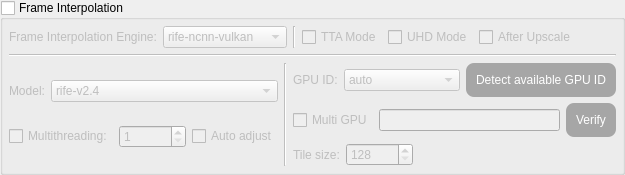
          <widget class="QGroupBox" name="groupBox_FrameInterpolation">
           <property name="sizePolicy">
            <sizepolicy hsizetype="Fixed" vsizetype="Fixed">
             <horstretch>0</horstretch>
             <verstretch>0</verstretch>
            </sizepolicy>
           </property>
           <property name="title">
            <string>Frame Interpolation</string>
           </property>
           <property name="checkable">
            <bool>true</bool>
           </property>
           <property name="checked">
            <bool>false</bool>
           </property>
           <layout class="QGridLayout" name="gridLayout_64">
            <property name="leftMargin">
             <number>6</number>
            </property>
            <property name="topMargin">
             <number>6</number>
            </property>
            <property name="rightMargin">
             <number>6</number>
            </property>
            <property name="bottomMargin">
             <number>6</number>
            </property>
            <property name="spacing">
             <number>0</number>
            </property>
            <item row="0" column="0">
             <widget class="QFrame" name="frame_FrameInterpolation">
              <property name="enabled">
               <bool>false</bool>
              </property>
              <property name="minimumSize">
               <size>
                <width>0</width>
                <height>0</height>
               </size>
              </property>
              <property name="frameShape">
               <enum>QFrame::NoFrame</enum>
              </property>
              <property name="frameShadow">
               <enum>QFrame::Raised</enum>
              </property>
              <property name="lineWidth">
               <number>0</number>
              </property>
              <layout class="QGridLayout" name="gridLayout_68">
               <property name="leftMargin">
                <number>0</number>
               </property>
               <property name="topMargin">
                <number>0</number>
               </property>
               <property name="rightMargin">
                <number>0</number>
               </property>
               <property name="bottomMargin">
                <number>0</number>
               </property>
               <item row="0" column="0" colspan="3">
                <widget class="QFrame" name="frame_15">
                 <property name="sizePolicy">
                  <sizepolicy hsizetype="Preferred" vsizetype="Fixed">
                   <horstretch>0</horstretch>
                   <verstretch>0</verstretch>
                  </sizepolicy>
                 </property>
                 <property name="frameShape">
                  <enum>QFrame::NoFrame</enum>
                 </property>
                 <property name="frameShadow">
                  <enum>QFrame::Raised</enum>
                 </property>
                 <layout class="QGridLayout" name="gridLayout_67">
                  <property name="leftMargin">
                   <number>0</number>
                  </property>
                  <property name="topMargin">
                   <number>0</number>
                  </property>
                  <property name="rightMargin">
                   <number>0</number>
                  </property>
                  <property name="bottomMargin">
                   <number>0</number>
                  </property>
                  <item row="0" column="6">
                   <widget class="QCheckBox" name="checkBox_UHD_VFI">
                    <property name="sizePolicy">
                     <sizepolicy hsizetype="Preferred" vsizetype="Fixed">
                      <horstretch>0</horstretch>
                      <verstretch>0</verstretch>
                     </sizepolicy>
                    </property>
                    <property name="toolTip">
                     <string>You should enable this option when processing Ultra High Definition videos.

The software will automatically enable UHD Mode when it detects input with
resolution higher than 3840×2160.

Only works when using [rife-ncnn-vulkan] engine.</string>
                    </property>
                    <property name="text">
                     <string>UHD Mode</string>
                    </property>
                   </widget>
                  </item>
                  <item row="0" column="8">
                   <spacer name="horizontalSpacer_12">
                    <property name="orientation">
                     <enum>Qt::Horizontal</enum>
                    </property>
                    <property name="sizeHint" stdset="0">
                     <size>
                      <width>40</width>
                      <height>20</height>
                     </size>
                    </property>
                   </spacer>
                  </item>
                  <item row="0" column="4">
                   <widget class="Line" name="line_28">
                    <property name="orientation">
                     <enum>Qt::Vertical</enum>
                    </property>
                   </widget>
                  </item>
                  <item row="0" column="3">
                   <widget class="QFrame" name="frame_14">
                    <property name="sizePolicy">
                     <sizepolicy hsizetype="Fixed" vsizetype="Fixed">
                      <horstretch>0</horstretch>
                      <verstretch>0</verstretch>
                     </sizepolicy>
                    </property>
                    <property name="frameShape">
                     <enum>QFrame::NoFrame</enum>
                    </property>
                    <property name="frameShadow">
                     <enum>QFrame::Raised</enum>
                    </property>
                    <layout class="QGridLayout" name="gridLayout_65">
                     <property name="leftMargin">
                      <number>0</number>
                     </property>
                     <property name="topMargin">
                      <number>0</number>
                     </property>
                     <property name="rightMargin">
                      <number>0</number>
                     </property>
                     <property name="bottomMargin">
                      <number>0</number>
                     </property>
                     <item row="0" column="0">
                      <widget class="QLabel" name="label_37">
                       <property name="sizePolicy">
                        <sizepolicy hsizetype="Fixed" vsizetype="Fixed">
                         <horstretch>0</horstretch>
                         <verstretch>0</verstretch>
                        </sizepolicy>
                       </property>
                       <property name="text">
                        <string>Frame Interpolation Engine:</string>
                       </property>
                      </widget>
                     </item>
                     <item row="0" column="1">
                      <widget class="QComboBox" name="comboBox_Engine_VFI">
                       <property name="sizePolicy">
                        <sizepolicy hsizetype="Fixed" vsizetype="Fixed">
                         <horstretch>0</horstretch>
                         <verstretch>0</verstretch>
                        </sizepolicy>
                       </property>
                       <property name="toolTip">
                        <string>RIFE-NCNN-Vulkan [Speed:★★★ Image quality:★★☆] [2D Anime]&amp;[3D Real-life]
CAIN-NCNN-Vulkan [Speed:★★★ Image quality:★★☆] [2D Anime]&amp;[3D Real-life]
DAIN-NCNN-Vulkan [Speed:☆     Image quality:★★★] [2D Anime]&amp;[3D Real-life]</string>
                       </property>
                       <item>
                        <property name="text">
                         <string notr="true">rife-ncnn-vulkan</string>
                        </property>
                       </item>
                       <item>
                        <property name="text">
                         <string notr="true">cain-ncnn-vulkan</string>
                        </property>
                       </item>
                       <item>
                        <property name="text">
                         <string notr="true">dain-ncnn-vulkan</string>
                        </property>
                       </item>
                      </widget>
                     </item>
                    </layout>
                   </widget>
                  </item>
                  <item row="0" column="5">
                   <widget class="QCheckBox" name="checkBox_TTA_VFI">
                    <property name="sizePolicy">
                     <sizepolicy hsizetype="Preferred" vsizetype="Fixed">
                      <horstretch>0</horstretch>
                      <verstretch>0</verstretch>
                     </sizepolicy>
                    </property>
                    <property name="toolTip">
                     <string>TTA(Test-Time Augmentation):
The processing time is eight times longer than when unchecked, 
and the peak signal-to-noise ratio (PSNR) is increased by 0.15, 
but the effect may not be obvious. It is not recommended to enable it.

Only works when using [rife-ncnn-vulkan] engine.</string>
                    </property>
                    <property name="text">
                     <string>TTA Mode</string>
                    </property>
                   </widget>
                  </item>
                  <item row="0" column="7">
                   <widget class="QCheckBox" name="checkBox_VfiAfterScale_VFI">
                    <property name="toolTip">
                     <string>Interpolate frames after upscaled.

By default the frames will be interpolated before upscaled,
because PC with low vram will encounter difficulties when
interpolate high res frames.</string>
                    </property>
                    <property name="text">
                     <string>After Upscale</string>
                    </property>
                   </widget>
                  </item>
                 </layout>
                </widget>
               </item>
               <item row="1" column="0" colspan="3">
                <widget class="Line" name="line_27">
                 <property name="orientation">
                  <enum>Qt::Horizontal</enum>
                 </property>
                </widget>
               </item>
               <item row="2" column="1" rowspan="3">
                <widget class="Line" name="line_29">
                 <property name="orientation">
                  <enum>Qt::Vertical</enum>
                 </property>
                </widget>
               </item>
               <item row="2" column="2">
                <layout class="QHBoxLayout" name="horizontalLayout_4">
                 <item>
                  <widget class="QLabel" name="label_30">
                   <property name="sizePolicy">
                    <sizepolicy hsizetype="Fixed" vsizetype="Preferred">
                     <horstretch>0</horstretch>
                     <verstretch>0</verstretch>
                    </sizepolicy>
                   </property>
                   <property name="text">
                    <string>GPU ID:</string>
                   </property>
                  </widget>
                 </item>
                 <item>
                  <widget class="QComboBox" name="comboBox_GPUID_VFI">
                   <property name="toolTip">
                    <string>&quot;-1&quot; is CPU, others are GPUs</string>
                   </property>
                   <item>
                    <property name="text">
                     <string notr="true">auto</string>
                    </property>
                   </item>
                  </widget>
                 </item>
                 <item>
                  <widget class="QPushButton" name="pushButton_DetectGPU_VFI">
                   <property name="sizePolicy">
                    <sizepolicy hsizetype="Fixed" vsizetype="Fixed">
                     <horstretch>0</horstretch>
                     <verstretch>0</verstretch>
                    </sizepolicy>
                   </property>
                   <property name="styleSheet">
                    <string notr="true">QPushButton{
background-color: rgb(52, 152, 219);
color: rgb(255, 255, 255);
border-style:outset;
border-radius:8px;
padding:10px;
}
QPushButton:hover{
background-color: rgb(60, 177, 255);
color: rgb(255, 255, 255);
border-style:outset;
border-radius:8px;
padding:10px;
}
QPushButton:pressed{
background-color: rgb(45, 134, 193);
color: rgb(255, 255, 255);
border-style:outset;
border-radius:8px;
padding:10px;
}
QPushButton:disabled{
background-color: rgb(166, 166, 166);
color: rgb(255, 255, 255);
border-style:outset;
border-radius:8px;
padding:10px;
}</string>
                   </property>
                   <property name="text">
                    <string>Detect available GPU ID</string>
                   </property>
                  </widget>
                 </item>
                </layout>
               </item>
               <item row="3" column="2">
                <layout class="QHBoxLayout" name="horizontalLayout_6">
                 <item>
                  <widget class="QCheckBox" name="checkBox_MultiGPU_VFI">
                   <property name="sizePolicy">
                    <sizepolicy hsizetype="Fixed" vsizetype="Preferred">
                     <horstretch>0</horstretch>
                     <verstretch>0</verstretch>
                    </sizepolicy>
                   </property>
                   <property name="text">
                    <string>Multi GPU</string>
                   </property>
                  </widget>
                 </item>
                 <item>
                  <widget class="QLineEdit" name="lineEdit_MultiGPU_IDs_VFI">
                   <property name="sizePolicy">
                    <sizepolicy hsizetype="Preferred" vsizetype="Fixed">
                     <horstretch>0</horstretch>
                     <verstretch>0</verstretch>
                    </sizepolicy>
                   </property>
                   <property name="toolTip">
                    <string>Format: GPU ID,GPU ID

Example: 0,1

You must follow the format,otherwise the software may crash.</string>
                   </property>
                  </widget>
                 </item>
                 <item>
                  <widget class="QPushButton" name="pushButton_Verify_MultiGPU_VFI">
                   <property name="sizePolicy">
                    <sizepolicy hsizetype="Fixed" vsizetype="Fixed">
                     <horstretch>0</horstretch>
                     <verstretch>0</verstretch>
                    </sizepolicy>
                   </property>
                   <property name="toolTip">
                    <string>Verify your Multi GPU configuration.</string>
                   </property>
                   <property name="styleSheet">
                    <string notr="true">QPushButton{
background-color: rgb(178, 58, 238);
color: rgb(255, 255, 255);
border-style:outset;
border-radius:8px;
padding:10px;
}
QPushButton:hover{
background-color: rgb(191, 62, 255);
color: rgb(255, 255, 255);
border-style:outset;
border-radius:8px;
padding:10px;
}
QPushButton:pressed{
background-color: rgb(154, 50, 205);
color: rgb(255, 255, 255);
border-style:outset;
border-radius:8px;
padding:10px;
}
QPushButton:disabled{
background-color: rgb(166, 166, 166);
color: rgb(255, 255, 255);
border-style:outset;
border-radius:8px;
padding:10px;
}</string>
                   </property>
                   <property name="text">
                    <string>Verify</string>
                   </property>
                  </widget>
                 </item>
                </layout>
               </item>
               <item row="4" column="2">
                <layout class="QHBoxLayout" name="horizontalLayout_49">
                 <item>
                  <widget class="QLabel" name="label_19">
                   <property name="sizePolicy">
                    <sizepolicy hsizetype="Fixed" vsizetype="Preferred">
                     <horstretch>0</horstretch>
                     <verstretch>0</verstretch>
                    </sizepolicy>
                   </property>
                   <property name="toolTip">
                    <string>This value will affects GPU memory usage.
Only works when using [dain-ncnn-vulkan] engine.</string>
                   </property>
                   <property name="text">
                    <string>Tile size:</string>
                   </property>
                  </widget>
                 </item>
                 <item>
                  <widget class="QSpinBox" name="spinBox_TileSize_VFI">
                   <property name="focusPolicy">
                    <enum>Qt::NoFocus</enum>
                   </property>
                   <property name="toolTip">
                    <string>This value will affects GPU memory usage.
Only works when using [dain-ncnn-vulkan] engine.</string>
                   </property>
                   <property name="minimum">
                    <number>128</number>
                   </property>
                   <property name="maximum">
                    <number>999999999</number>
                   </property>
                   <property name="singleStep">
                    <number>32</number>
                   </property>
                  </widget>
                 </item>
                 <item>
                  <spacer name="horizontalSpacer_48">
                   <property name="orientation">
                    <enum>Qt::Horizontal</enum>
                   </property>
                   <property name="sizeHint" stdset="0">
                    <size>
                     <width>40</width>
                     <height>20</height>
                    </size>
                   </property>
                  </spacer>
                 </item>
                </layout>
               </item>
               <item row="2" column="0" rowspan="3">
                <layout class="QVBoxLayout" name="verticalLayout_7">
                 <item>
                  <layout class="QHBoxLayout" name="horizontalLayout_11">
                   <item>
                    <widget class="QLabel" name="label_3">
                     <property name="sizePolicy">
                      <sizepolicy hsizetype="Fixed" vsizetype="Preferred">
                       <horstretch>0</horstretch>
                       <verstretch>0</verstretch>
                      </sizepolicy>
                     </property>
                     <property name="text">
                      <string>Model:</string>
                     </property>
                    </widget>
                   </item>
                   <item>
                    <widget class="QComboBox" name="comboBox_Model_VFI">
                     <property name="toolTip">
                      <string>Choose the model for rife-ncnn-vulkan engine.

We recommend you to use the default model &quot;rife-v2.4&quot;.

Only works when using [rife-ncnn-vulkan] engine.</string>
                     </property>
                     <property name="currentIndex">
                      <number>5</number>
                     </property>
                     <item>
                      <property name="text">
                       <string notr="true">rife</string>
                      </property>
                     </item>
                     <item>
                      <property name="text">
                       <string notr="true">rife-anime</string>
                      </property>
                     </item>
                     <item>
                      <property name="text">
                       <string notr="true">rife-HD</string>
                      </property>
                     </item>
                     <item>
                      <property name="text">
                       <string notr="true">rife-UHD</string>
                      </property>
                     </item>
                     <item>
                      <property name="text">
                       <string notr="true">rife-v2</string>
                      </property>
                     </item>
                     <item>
                      <property name="text">
                       <string notr="true">rife-v2.4</string>
                      </property>
                     </item>
                    </widget>
                   </item>
                  </layout>
                 </item>
                 <item>
                  <layout class="QHBoxLayout" name="horizontalLayout_9">
                   <item>
                    <widget class="QCheckBox" name="checkBox_MultiThread_VFI">
                     <property name="sizePolicy">
                      <sizepolicy hsizetype="Fixed" vsizetype="Fixed">
                       <horstretch>0</horstretch>
                       <verstretch>0</verstretch>
                      </sizepolicy>
                     </property>
                     <property name="toolTip">
                      <string>The multi-threading of the frame interpolation engines is NOT
very stable, we don't recommend you to enable this option.</string>
                     </property>
                     <property name="text">
                      <string>Multithreading:</string>
                     </property>
                    </widget>
                   </item>
                   <item>
                    <widget class="QSpinBox" name="spinBox_NumOfThreads_VFI">
                     <property name="sizePolicy">
                      <sizepolicy hsizetype="Preferred" vsizetype="Fixed">
                       <horstretch>0</horstretch>
                       <verstretch>0</verstretch>
                      </sizepolicy>
                     </property>
                     <property name="toolTip">
                      <string>Number of threads.</string>
                     </property>
                     <property name="minimum">
                      <number>1</number>
                     </property>
                     <property name="maximum">
                      <number>999999999</number>
                     </property>
                    </widget>
                   </item>
                   <item>
                    <widget class="QCheckBox" name="checkBox_AutoAdjustNumOfThreads_VFI">
                     <property name="sizePolicy">
                      <sizepolicy hsizetype="Fixed" vsizetype="Fixed">
                       <horstretch>0</horstretch>
                       <verstretch>0</verstretch>
                      </sizepolicy>
                     </property>
                     <property name="toolTip">
                      <string>When successive failures are detected, the number
of threads will be adjusted automatically.</string>
                     </property>
                     <property name="text">
                      <string>Auto adjust</string>
                     </property>
                     <property name="checked">
                      <bool>false</bool>
                     </property>
                    </widget>
                   </item>
                  </layout>
                 </item>
                </layout>
               </item>
              </layout>
             </widget>
            </item>
           </layout>
          </widget>
